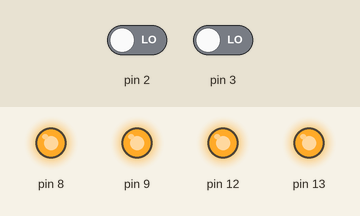
Recording of a sketch running on a simulated Arduino Uno, built with avr-gcc and run on an emulated ATmega328P. Shown: output pins drawn as LEDs (lit = HIGH). Inputs (shaded band) come from the test bench; at power-on: pin 2 LOW, pin 3 LOW.

Above: at 1.2 s.
1.3 s: pin 2 driven HIGH
At 2.2 s:
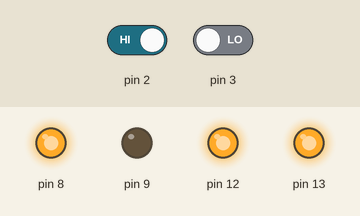
2.8 s: pin 3 driven HIGH
At 3.4 s:
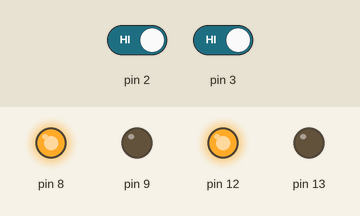
4.3 s: pin 2 driven LOW
At 5.5 s:
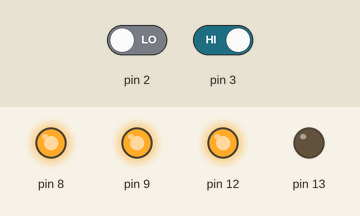
5.8 s: pin 3 driven LOW
At 6.9 s:
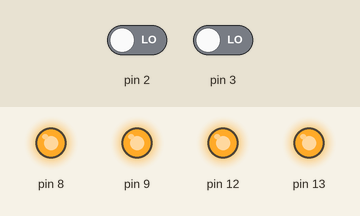
Timing chart, 0 to 8.3 s (numbered marks = the images above; inputs shaded):
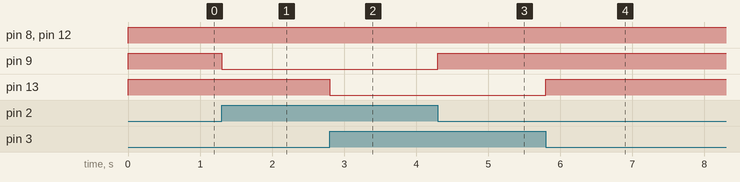

The sketch:

black_line_follow.ino
```cpp
int l,r;
void setup()
{
  pinMode(2,INPUT);
  pinMode(3,INPUT);
  pinMode(8,OUTPUT);
  pinMode(9,OUTPUT);
  pinMode(12,OUTPUT);
  pinMode(13,OUTPUT);
}
void loop()
{
 l=digitalRead(2);
 r=digitalRead(3);

if(l==HIGH && r==HIGH)

 {
  digitalWrite(8,HIGH);
  digitalWrite(9,LOW);
  digitalWrite(12,HIGH);
  digitalWrite(13,LOW);

 }

  else if (l==HIGH && r==LOW)

 {
  digitalWrite(8,HIGH);
  digitalWrite(9,LOW);
  digitalWrite(12,HIGH);
  digitalWrite(13,HIGH);

 }

  else if(l==LOW && r==HIGH)

 {
  digitalWrite(8,HIGH);
  digitalWrite(9,HIGH);
  digitalWrite(12,HIGH);
  digitalWrite(13,LOW);

 }


else if  (l==LOW && r==LOW)

 {
  digitalWrite(8,HIGH);
  digitalWrite(9,HIGH);
  digitalWrite(12,HIGH);
  digitalWrite(13,HIGH);
 }

}
```

Measured:
- after the input at 1.3 s, pin 9: HIGH → LOW at once
- after the input at 2.8 s, pin 13: HIGH → LOW at once
- after the input at 4.3 s, pin 9: LOW → HIGH at once
- after the input at 5.8 s, pin 13: LOW → HIGH at once
